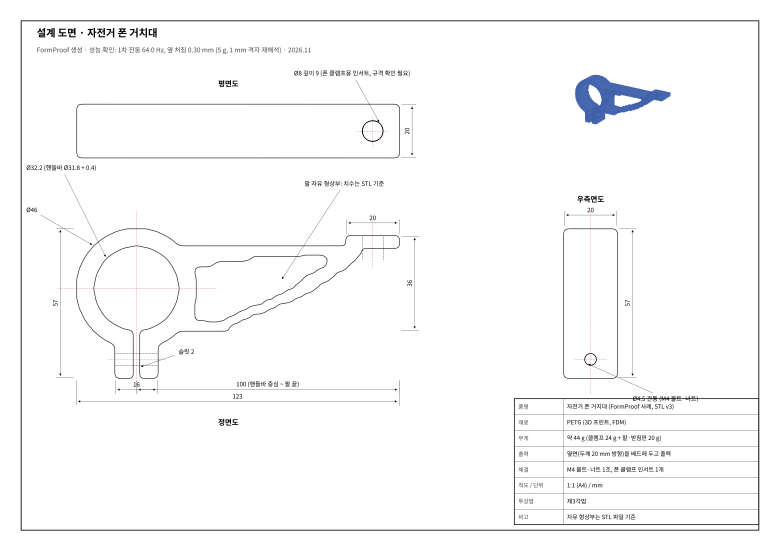
#> input picture 03_자전거거치대/cad/FormProof_자전거거치대_도면_v1.png, 2338 x 1653 px, found by its file name (shown at 1/3 size)
$ python mk6.py
#> lines starting #> are read from the running program, lines starting #| are printed output that depends on the picture
from PIL import Image; import base64, io
im=Image.open('../out/FormProof_자전거거치대_도면_v1.png').convert('RGB'); im=im.resize((1600,int(1600*im.height/im.width)),Image.LANCZOS)
#> after `im = im.resize((1600, int(1600 * im.height / im.width)), Image.LANCZOS`:
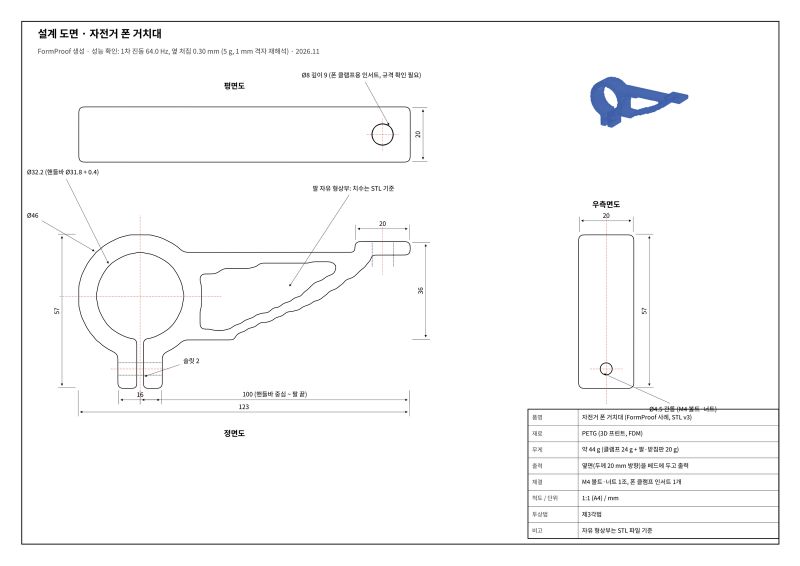
#> im: PIL image 1600x1131 RGB (shown at 1/2 size); mean R, G, B 249.5, 249.6, 249.9
b=io.BytesIO(); im.save(b,'JPEG',quality=82); DRW=base64.b64encode(b.getvalue()).decode()
#> (the run stopped early here; a loop or call above may not have finished)

$ run again, with 03_자전거거치대/cad/FormProof_자전거거치대_도면_v3.png copied over 03_자전거거치대/cad/FormProof_자전거거치대_도면_v1.png
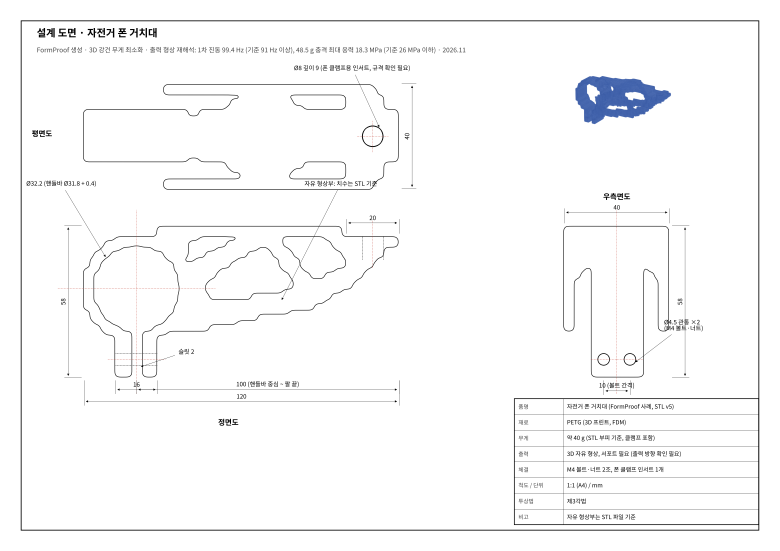
#> input picture 03_자전거거치대/cad/FormProof_자전거거치대_도면_v3.png, 2338 x 1653 px, found by its file name (shown at 1/3 size)
#> `im = im.resize((1600, int(1600 * im.height / im.width)), Image.LANCZOS`:
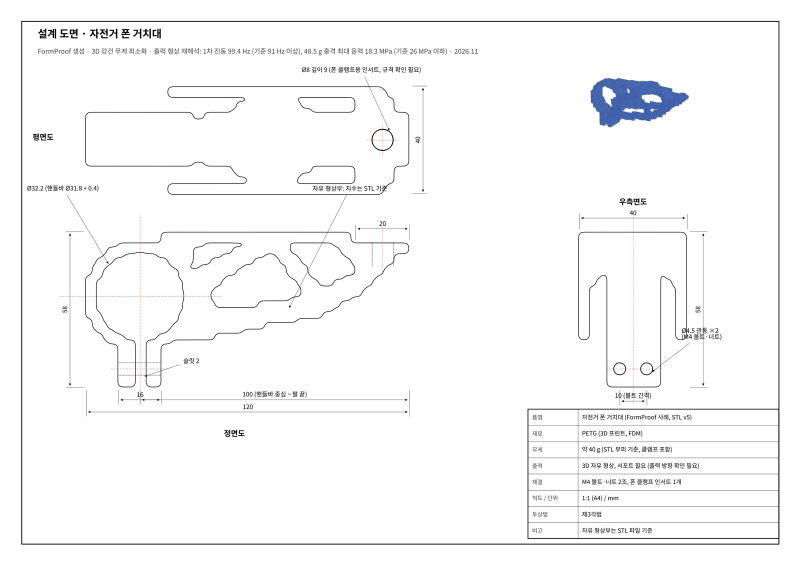
#> im: PIL image 1600x1131 RGB (shown at 1/2 size); mean R, G, B 248.7, 248.8, 249.3
